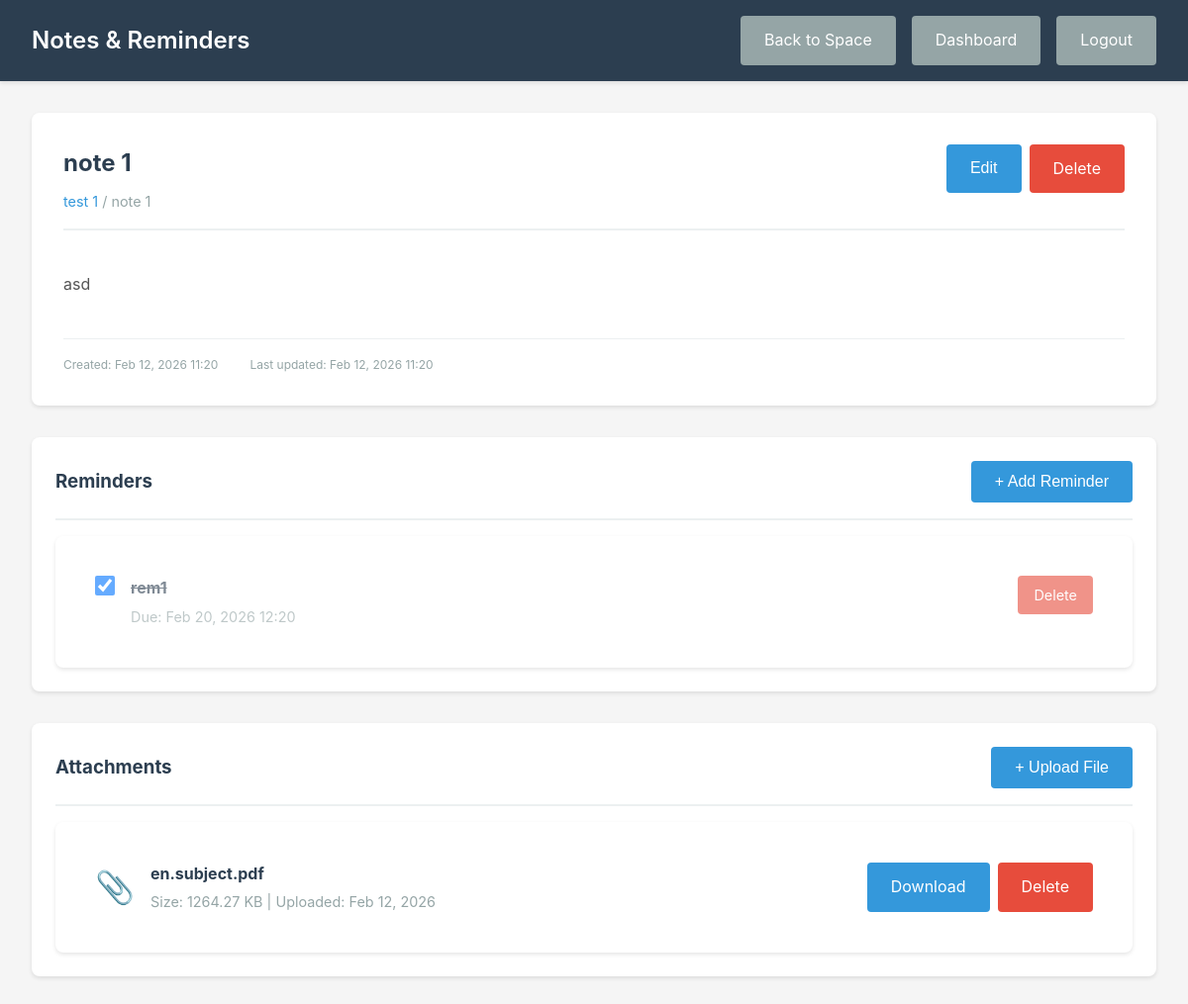
Screenshot of /0-mock-up-alt/note.php?id=1 (signed in) with the database file from the repository.
### tables this page shows
CREATE TABLE notes (
            id INTEGER PRIMARY KEY AUTOINCREMENT,
            space_id INTEGER NOT NULL,
            title TEXT NOT NULL,
            content TEXT,
            created_at TEXT DEFAULT CURRENT_TIMESTAMP,
            updated_at TEXT DEFAULT CURRENT_TIMESTAMP,
            FOREIGN KEY (space_id) REFERENCES spaces(id) ON DELETE CASCADE
        );

CREATE TABLE spaces (
            id INTEGER PRIMARY KEY AUTOINCREMENT,
            user_id INTEGER NOT NULL,
            name TEXT NOT NULL,
            description TEXT,
            created_at TEXT DEFAULT CURRENT_TIMESTAMP,
            FOREIGN KEY (user_id) REFERENCES users(id) ON DELETE CASCADE
        );

CREATE TABLE reminders (
            id INTEGER PRIMARY KEY AUTOINCREMENT,
            note_id INTEGER NOT NULL,
            title TEXT NOT NULL,
            due_date TEXT,
            completed INTEGER DEFAULT 0,
            created_at TEXT DEFAULT CURRENT_TIMESTAMP,
            FOREIGN KEY (note_id) REFERENCES notes(id) ON DELETE CASCADE
        );

CREATE TABLE files (
            id INTEGER PRIMARY KEY AUTOINCREMENT,
            note_id INTEGER NOT NULL,
            filename TEXT NOT NULL,
            filepath TEXT NOT NULL,
            filesize INTEGER,
            created_at TEXT DEFAULT CURRENT_TIMESTAMP,
            FOREIGN KEY (note_id) REFERENCES notes(id) ON DELETE CASCADE
        );

### 0-mock-up-alt/note.php (the view, shortened to what this page needs)
<?php
require_once 'config.php';
$note_id = $_GET['id'];
$user_id = $_SESSION['user_id'];
try {
    $stmt = $pdo->prepare("
        SELECT n.*, s.id as space_id, s.name as space_name, s.user_id
        FROM notes n
        JOIN spaces s ON n.space_id = s.id
        WHERE n.id = ? AND s.user_id = ?
    ");
    $stmt->execute([$note_id, $user_id]);
    $note = $stmt->fetch();
    $stmt = $pdo->prepare("SELECT * FROM reminders WHERE note_id = ? ORDER BY due_date ASC");
    $stmt->execute([$note_id]);
    $reminders = $stmt->fetchAll();
    $stmt = $pdo->prepare("SELECT * FROM files WHERE note_id = ? ORDER BY created_at DESC");
    $stmt->execute([$note_id]);
    $files = $stmt->fetchAll();
} catch (PDOException $e) {
    header('Location: dashboard.php?error=Failed to load note');
    exit;
}
?>
<!DOCTYPE html>
<html lang="en">
<head>
    <link rel="stylesheet" href="assets/css/style.css">
</head>
<body>
    <nav class="navbar">
        <div class="nav-container">
            <h1>Notes & Reminders</h1>
            <div class="nav-right">
                <a href="space.php?id=<?php echo $note['space_id']; ?>" class="btn btn-secondary">Back to Space</a>
                <a href="dashboard.php" class="btn btn-secondary">Dashboard</a>
                <a href="logout.php" class="btn btn-secondary">Logout</a>
            </div>
        </div>
    </nav>
    <div class="container">
        <div class="note-view">
            <div class="note-header">
                <div>
                    <h2><?php echo htmlspecialchars($note['title']); ?></h2>
                    <p class="note-breadcrumb">
                        <a href="space.php?id=<?php echo $note['space_id']; ?>"><?php echo htmlspecialchars($note['space_name']); ?></a> /
                        <?php echo htmlspecialchars($note['title']); ?>
                    </p>
                </div>
                <div class="note-actions">
                    <button class="btn btn-primary" onclick="showEditNoteModal()">Edit</button>
                    <a href="delete_note.php?id=<?php echo $note_id; ?>&space_id=<?php echo $note['space_id']; ?>"
                       class="btn btn-danger"
                       onclick="return confirm('Are you sure you want to delete this note?')">Delete</a>
                </div>
            </div>
            <div class="note-content-view">
                <?php echo nl2br(htmlspecialchars($note['content'])); ?>
            </div>
            <div class="note-meta">
                <small>Created: <?php echo date('M d, Y H:i', strtotime($note['created_at'])); ?></small>
                <small>Last updated: <?php echo date('M d, Y H:i', strtotime($note['updated_at'])); ?></small>
            </div>
        </div>
        <div class="note-section">
            <div class="section-header">
                <h3>Reminders</h3>
                <button class="btn btn-primary" onclick="showAddReminderModal()">+ Add Reminder</button>
            </div>
            <div class="reminders-list">
                <?php if (empty($reminders)): ?>
                    <p class="empty-state">No reminders for this note.</p>
                <?php else: ?>
                    <?php foreach ($reminders as $reminder): ?>
                        <div class="reminder-item <?php echo $reminder['completed'] ? 'completed' : ''; ?>">
                            <div class="reminder-checkbox">
                                <input type="checkbox"
                                       <?php echo $reminder['completed'] ? 'checked' : ''; ?>
                                       onchange="toggleReminder(<?php echo $reminder['id']; ?>)">
                            </div>
                            <div class="reminder-content">
                                <h4><?php echo htmlspecialchars($reminder['title']); ?></h4>
                                <?php if ($reminder['due_date']): ?>
                                    <p class="reminder-meta">Due: <?php echo date('M d, Y H:i', strtotime($reminder['due_date'])); ?></p>
                                <?php endif; ?>
                            </div>
                            <div class="reminder-actions">
                                <a href="delete_reminder.php?id=<?php echo $reminder['id']; ?>&note_id=<?php echo $note_id; ?>"
                                   class="btn btn-danger btn-small"
                                   onclick="return confirm('Delete this reminder?')">Delete</a>
                            </div>
                        </div>
                    <?php endforeach; ?>
                <?php endif; ?>
            </div>
        </div>
        <div class="note-section">
            <div class="section-header">
                <h3>Attachments</h3>
                <button class="btn btn-primary" onclick="showUploadFileModal()">+ Upload File</button>
            </div>
            <div class="files-list">
                <?php if (empty($files)): ?>
                    <p class="empty-state">No files attached to this note.</p>
                <?php else: ?>
                    <?php foreach ($files as $file): ?>
                        <div class="file-item">
                            <div class="file-icon">📎</div>
                            <div class="file-content">
                                <h4><?php echo htmlspecialchars($file['filename']); ?></h4>
                                <p class="file-meta">
                                    Size: <?php echo round($file['filesize'] / 1024, 2); ?> KB |
                                    Uploaded: <?php echo date('M d, Y', strtotime($file['created_at'])); ?>
                                </p>
                            </div>
                            <div class="file-actions">
                                <a href="<?php echo htmlspecialchars($file['filepath']); ?>" class="btn btn-primary" download>Download</a>
                                <a href="delete_file.php?id=<?php echo $file['id']; ?>&note_id=<?php echo $note_id; ?>"
                                   class="btn btn-danger"
                                   onclick="return confirm('Delete this file?')">Delete</a>
                            </div>
                        </div>
                    <?php endforeach; ?>
                <?php endif; ?>
            </div>
        </div>
    </div>
</body>
</html>

### 0-mock-up-alt/assets/css/style.css (style rules this page uses)
* { margin: 0; padding: 0; box-sizing: border-box; }
body { font-family: -apple-system, BlinkMacSystemFont, 'Segoe UI', Roboto, 'Helvetica Neue', Arial, sans-serif; line-height: 1.6; color: #333; background: #f5f5f5; }
.navbar { background: #2c3e50; color: white; padding: 1rem 0; box-shadow: 0 2px 4px rgba(0,0,0,0.1); }
.nav-container { max-width: 1200px; margin: 0 auto; padding: 0 2rem; display: flex; justify-content: space-between; align-items: center; }
.navbar h1 { font-size: 1.5rem; font-weight: 600; }
.nav-right { display: flex; gap: 1rem; align-items: center; }
.container { max-width: 1200px; margin: 2rem auto; padding: 0 2rem; }
.btn { padding: 0.75rem 1.5rem; border: none; border-radius: 4px; cursor: pointer; font-size: 1rem; text-decoration: none; display: inline-block; transition: background 0.2s; }
.btn-primary { background: #3498db; color: white; }
.btn-secondary { background: #95a5a6; color: white; }
.btn-danger { background: #e74c3c; color: white; }
.btn-small { padding: 0.5rem 1rem; font-size: 0.9rem; }
.reminders-list { background: white; padding: 1.5rem; border-radius: 8px; box-shadow: 0 2px 4px rgba(0,0,0,0.1); }
.reminder-item { display: flex; gap: 1rem; padding: 1rem; border-bottom: 1px solid #ecf0f1; align-items: flex-start; }
.reminder-item:last-child { border-bottom: none; }
.reminder-item.completed { opacity: 0.6; }
.reminder-item.completed .reminder-content h4 { text-decoration: line-through; }
.reminder-checkbox input { width: 20px; height: 20px; cursor: pointer; }
.reminder-content { flex: 1; }
.reminder-content h4 { color: #2c3e50; margin-bottom: 0.25rem; }
.reminder-meta { color: #95a5a6; font-size: 0.9rem; }
.reminder-actions { display: flex; gap: 0.5rem; }
.files-list { background: white; padding: 1.5rem; border-radius: 8px; box-shadow: 0 2px 4px rgba(0,0,0,0.1); }
.file-item { display: flex; gap: 1rem; padding: 1rem; border-bottom: 1px solid #ecf0f1; align-items: center; }
.file-item:last-child { border-bottom: none; }
.file-icon { font-size: 2rem; }
.file-content { flex: 1; }
.file-content h4 { color: #2c3e50; margin-bottom: 0.25rem; }
.file-meta { color: #95a5a6; font-size: 0.9rem; }
.file-actions { display: flex; gap: 0.5rem; }
.note-view { background: white; padding: 2rem; border-radius: 8px; box-shadow: 0 2px 4px rgba(0,0,0,0.1); margin-bottom: 2rem; }
.note-header { display: flex; justify-content: space-between; align-items: flex-start; margin-bottom: 1.5rem; padding-bottom: 1rem; border-bottom: 2px solid #ecf0f1; }
.note-header h2 { color: #2c3e50; margin-bottom: 0.5rem; }
.note-breadcrumb { color: #95a5a6; font-size: 0.9rem; }
.note-breadcrumb a { color: #3498db; text-decoration: none; }
.note-actions { display: flex; gap: 0.5rem; }
.note-content-view { color: #555; line-height: 1.8; margin-bottom: 1.5rem; padding: 1rem 0; }
.note-meta { display: flex; gap: 2rem; color: #95a5a6; font-size: 0.9rem; padding-top: 1rem; border-top: 1px solid #ecf0f1; }
.note-section { background: white; padding: 1.5rem; border-radius: 8px; box-shadow: 0 2px 4px rgba(0,0,0,0.1); margin-bottom: 2rem; }
.section-header { display: flex; justify-content: space-between; align-items: center; margin-bottom: 1rem; padding-bottom: 1rem; border-bottom: 2px solid #ecf0f1; }
.section-header h3 { color: #2c3e50; }

### rows the page displays
notes: title "note 1", space.name "test 1", content "asd", created_at "Feb 12, 2026 11:20", updated_at "Feb 12, 2026 11:20"
reminders: completed "☑", title "rem1", due_date "Feb 20, 2026 12:20"
files: filename "en.subject.pdf", $file['filesize']/1024 "1264.27", created_at "Feb 12, 2026"
